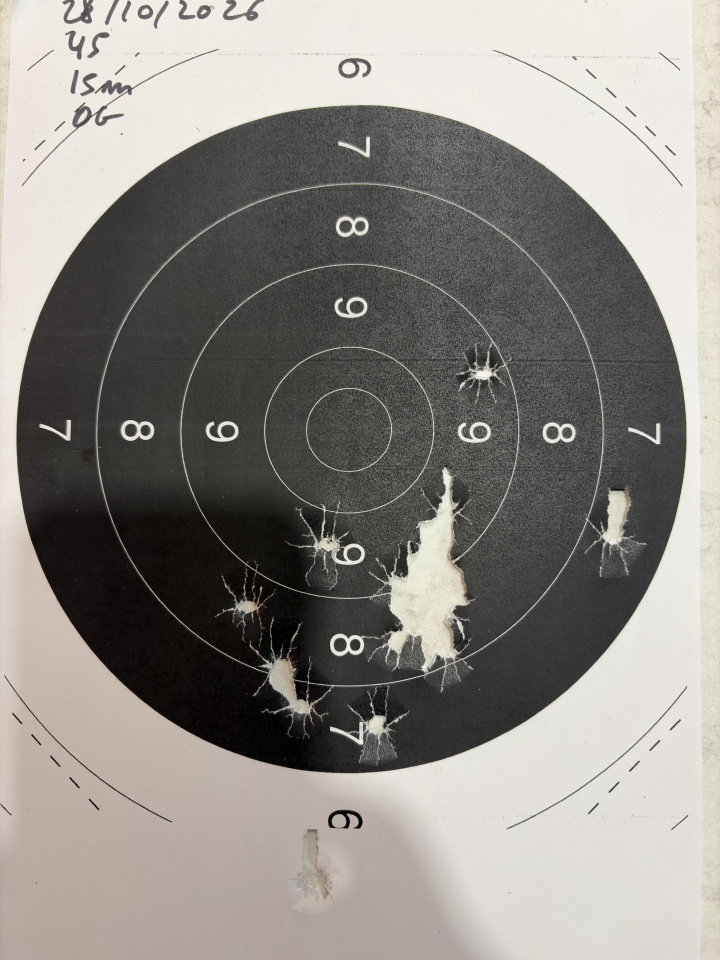
#> input picture samples/1.jpg, 1440 x 1920 px (shown at 1/2 size); its folder holds only this picture in this run
$ python -i detection.py   (imports and definitions only)
#> lines starting #> are read from the running program, lines starting #| are printed output that depends on the picture; after the words box and inside, x2 and y2 are one past the last pixel; in counts of white or black regions, pixels touching at a corner belong together
#> further down, picture is the input picture: shape (1920, 1440, 3); mean B, G, R 133.1, 138.2, 141.5
# Author: bd78
"""Bullet-hole detection on printed paper targets (OpenCV).

Two target styles are handled by one pipeline:

* Solid black disc (25 m precision pistol style): holes are torn paper that
  shows bright against the black. Inside the disc, "bright" pixels are holes.
* Ring targets (10 m air rifle / pistol cards): white centre, thin rings, wide
  black bands. Holes expose the backing board, which is grey or wood-coloured,
  i.e. neither paper-white nor ink-black, and often saturated in colour.

Pipeline
--------
1. Estimate the paper brightness globally (95th percentile) and locally (a
   grey-level closing that fills small dark objects but follows shadows), so
   uneven lighting does not matter much.
2. Ink mask = pixels far darker than paper. If the largest ink blob is a
   solid, circular disc, remember it (solid-disc style).
3. Candidate hole pixels:
   - mid-tone pixels: darker than the local paper but not ink (grey backing,
     holes on white paper), excluding the inside of a solid disc, where the
     print itself is grey under strong light;
   - saturated pixels (brown wood backing, anywhere);
   - inside a solid disc: pixels brighter than ~65 % of paper (torn paper).
4. Morphological opening removes the thin ring lines, digit strokes and the
   anti-aliased edges of the print; what remains are hole blobs.
5. Blobs much larger than a single hole are torn regions holding several
   shots; the shot count is estimated from the area (or distributed from the
   known number of shots fired) and the blob is split into that many centres
   with k-means.
6. Every circular black shape (the band of a ring target) is a *target*; when
   a photo shows several of them (a card of 10-25 diagrams) each impact is
   assigned to the nearest target and the impacts form one *group* per target.
"""
from __future__ import annotations

from dataclasses import dataclass, field

import cv2
import numpy as np


@dataclass
class Disc:
    cx: float
    cy: float
    r: float
    solid: bool = True  # True: filled black disc; False: outer ring of a ring target


@dataclass
class Impact:
    x: float          # pixel coordinates in the original image
    y: float
    count: int = 1    # shots represented by this point (always 1 after splitting)
    area: float = 0.0
    manual: bool = False
    blob_id: int = -1  # id of the torn blob the point was split from (-1: isolated)
    group: int = 0     # index into the group list (one group per target diagram)


@dataclass
class Group:
    """A set of shots measured together: one diagram of a card, or one series."""
    label: str
    cx: float | None = None  # centre and radius (px) of the printed target the
    cy: float | None = None  # group belongs to, when it was found in the photo
    r: float | None = None


@dataclass
class DetectionResult:
    disc: Disc | None
    impacts: list[Impact]
    blobs: list[np.ndarray] = field(default_factory=list)  # contours, for drawing
    single_hole_area: float = 0.0
    debug: dict = field(default_factory=dict)  # intermediate masks (work resolution)
    targets: list[Disc] = field(default_factory=list)  # every circular black shape, largest first
    groups: list[Group] = field(default_factory=list)  # impacts[i].group indexes this list


WORK_SIZE = 1920  # longest image side used for detection; parameters are tuned for it

# --- backing colour picked by the user -----------------------------------------
# A hole shows whatever is behind the paper (cardboard, wood, foam, a black board).
# The user clicks inside a few holes; each click samples a DISC of pixels, so the
# texture of the backing (wood grain, cardboard fibres, JPEG noise) is captured as a
# colour distribution, not a single pixel value. A pixel matches when its Mahalanobis
# distance to one of the samples is below the tolerance (in standard deviations).
# Minimum spread (std-dev, OpenCV 8-bit Lab units) added to every sample. Lightness gets
# much more than the colour axes: the light changes across a photo (shadow, lit side of a
# hole) while the hue of the backing does not; it also keeps the covariance invertible for
# a flat colour (vector drawing). Tuned on 9 labelled photos where the colour rules fail:
# (L, a, b) = (4, 4, 4) -> F1 0.33, (16, 5, 5) -> 0.39, (20-30, 5-6, 5-6) -> 0.40-0.41,
# (16, 8, 8) -> 0.31 (with "use only this colour").
BACKING_MIN_STD = (20.0, 5.0, 5.0)
BACKING_KEEP = 0.8        # share of the disc pixels kept (the rest is torn edge / print)
BACKING_PRINT_SHARE = 0.5  # a sample matching more of a solid print area than this is the print
BACKING_PRINT_MIN = 0.005  # smallest print area (share of the image) checked for that, any shape;
                           # 13 photos, 'only this colour': F1 0.52 (disc only), 0.51 (2 %), 0.55 (0.5 %)
BACKING_DEFAULT_TOL = 3.0


@dataclass
class BackingSample:
    """Colour distribution (CIE Lab, OpenCV 8-bit scale) of a disc sampled inside a hole."""
    mean: tuple[float, float, float]
    cov: tuple[tuple[float, float, float], ...]  # 3 x 3, regularised
    n: int = 0                                    # pixels used

    # [5 lines left out: function rgb_hex, not called in this run]

    def to_dict(self) -> dict:
        return {"mean": [round(v, 3) for v in self.mean],
                "cov": [[round(v, 4) for v in row] for row in self.cov], "n": self.n}

    # [11 lines left out: function from_dict, not called in this run]


def _work_scale(shape) -> float:
    return min(1.0, WORK_SIZE / max(shape[:2]))


# [91 lines left out: functions sample_backing, backing_match, backing_match_image, _drop_print_matches, not called in this run]


def _odd(v: float) -> int:
    v = int(round(v))
    return max(3, v | 1)


def ink_mask(gray: np.ndarray, ink_ratio: float = 0.45) -> np.ndarray:
    """Pixels far darker than the paper (printed black)."""
    blur = cv2.medianBlur(gray, 5)
    paper = float(np.percentile(blur, 95))
    _, ink = cv2.threshold(blur, int(ink_ratio * paper), 255, cv2.THRESH_BINARY_INV)
    return ink


def _circular_ink_shapes(gray: np.ndarray, ink_ratio: float, min_r: float) -> list[Disc]:
    """Every closed ink blob that is roughly a circle of radius >= min_r, largest first."""
    ink = ink_mask(gray, ink_ratio)
    f = max(gray.shape) / 1920.0
    k = cv2.getStructuringElement(cv2.MORPH_ELLIPSE, (_odd(15 * f), _odd(15 * f)))
    closed = cv2.morphologyEx(ink, cv2.MORPH_CLOSE, k)
    cnts, _ = cv2.findContours(closed, cv2.RETR_EXTERNAL, cv2.CHAIN_APPROX_SIMPLE)
    out: list[Disc] = []
    for c in cnts:
        (x, y), r = cv2.minEnclosingCircle(c)
        if r < min_r or cv2.contourArea(c) / (np.pi * r * r) < 0.7:
            continue
        circle = np.zeros_like(gray)
        cv2.circle(circle, (int(x), int(y)), int(r * 0.95), 255, -1)
        fill = cv2.countNonZero(cv2.bitwise_and(closed, circle)) / max(1, cv2.countNonZero(circle))
        out.append(Disc(float(x), float(y), float(r), solid=fill >= 0.75))
    out.sort(key=lambda d: -d.r)
    return out


def find_disc(gray: np.ndarray, ink_ratio: float = 0.45) -> Disc | None:
    """Largest circular black shape: a solid disc, or the outer band of a ring target."""
    shapes = _circular_ink_shapes(gray, ink_ratio, 0.05 * max(gray.shape))
    return shapes[0] if shapes else None


def find_targets(gray: np.ndarray, ink_ratio: float = 0.45, min_r_frac: float = 0.03) -> list[Disc]:
    """All target diagrams in the photo (circular black shapes), largest first.

    Keeps the shapes whose radius is at least min_r_frac of the longest image side
    and at least 60 % of the median radius, so the inner thin rings exposed by a
    torn band are not taken for extra targets; a circle whose centre lies inside
    a larger kept circle is dropped for the same reason. Reading order (rows, then
    left to right) is what `assign_groups` uses for the labels, not this order.
    """
    shapes = _circular_ink_shapes(gray, ink_ratio, min_r_frac * max(gray.shape))
    if not shapes:
        return []
    median_r = float(np.median([d.r for d in shapes]))
    kept: list[Disc] = []
    for d in shapes:  # largest first, so nesting is checked against bigger ones only
        if d.r < 0.6 * median_r:
            continue
        if any(np.hypot(d.cx - k.cx, d.cy - k.cy) < k.r for k in kept):
            continue
        kept.append(d)
    return kept


# [6 lines left out: function _reading_order, not called in this run]


def assign_groups(impacts: list[Impact], targets: list[Disc]) -> list[Group]:
    """Give every impact the index of the nearest target; return the group list.

    With fewer than two targets everything goes into a single group "G1". Each
    target makes one group (even when no shot hit it) so the user can see the
    empty diagrams; labels are G1, G2, ... in reading order.
    """
    if len(targets) < 2:
        g = Group("G1", targets[0].cx, targets[0].cy, targets[0].r) if targets else Group("G1")
        for imp in impacts:
            imp.group = 0
        return [g]
    ordered = _reading_order(targets)
    for imp in impacts:
        imp.group = int(min(range(len(ordered)),
                            key=lambda i: (ordered[i].cx - imp.x) ** 2 + (ordered[i].cy - imp.y) ** 2))
    return [Group(f"G{i + 1}", d.cx, d.cy, d.r) for i, d in enumerate(ordered)]


def _split_blob(contour: np.ndarray, n: int) -> list[tuple[float, float]]:
    """Split a torn region into n centres with k-means on its pixel coordinates."""
    x, y, w, h = cv2.boundingRect(contour)
    sub = np.zeros((h, w), np.uint8)
    cv2.drawContours(sub, [contour - [x, y]], -1, 255, -1)
    ys, xs = np.nonzero(sub)
    pts = np.column_stack([xs, ys]).astype(np.float32)
    n = max(1, min(n, len(pts)))
    if n == 1:
        m = cv2.moments(contour)
        if m["m00"] == 0:
            return [(float(x + w / 2), float(y + h / 2))]
        return [(m["m10"] / m["m00"], m["m01"] / m["m00"])]
    criteria = (cv2.TERM_CRITERIA_EPS + cv2.TERM_CRITERIA_MAX_ITER, 50, 0.5)
    _, _, centers = cv2.kmeans(pts, n, None, criteria, 5, cv2.KMEANS_PP_CENTERS)
    return [(float(cx) + x, float(cy) + y) for cx, cy in centers]


def detect_impacts(
    image_bgr: np.ndarray,
    paper_ratio: float = 0.84,
    sat_thresh: int = 95,
    open_kernel: int = 11,
    min_area: float = 150.0,
    shots_fired: int | None = None,
    hole_area_hint: float | None = None,
    ink_ratio: float = 0.45,
    backing: list[BackingSample] | None = None,
    backing_tol: float = BACKING_DEFAULT_TOL,
    backing_only: bool = False,
    hole_model=None,
    use_rules: bool = True,
) -> DetectionResult:
    """Detect bullet holes in a target photo.

    paper_ratio: a pixel darker than this fraction of the local paper
        brightness (and not ink) is hole backing. Lower it if shadows are
        detected as holes, raise it if light-grey holes are missed.
    sat_thresh: HSV saturation (0-255) above which a darker-than-paper pixel
        counts as coloured backing (wood, ~120-180). Paper, grey backing and
        warm-lit paper in shadow (up to ~90) stay below it.
    open_kernel: size (px) of the opening that removes ring lines and digits;
        must stay smaller than a single hole.
    shots_fired: if known, the shots not accounted for by single holes are
        distributed over the large (torn) blobs proportionally to their area.
    hole_area_hint: expected area (px^2, original image) of the bright/grey
        core of a single hole (the UI derives it from the scale and a hole
        diameter); defaults to the median of the smaller half of the blobs.
    backing: colour samples taken inside holes (sample_backing). Pixels within
        backing_tol standard deviations of a sample are hole pixels, added to
        the rules above, or replacing them when backing_only is true.
    hole_model: optional trained network (hole_model.HoleNet, or any callable
        (image_bgr, hole_radius_px) -> hits with x, y, score in original pixels).
        With use_rules=False only the network finds the holes; otherwise its hits
        are merged with the rule-based impacts (a rule impact closer than one hole
        radius to a network hit is the same hole and is dropped).
    """
#> called with paper_ratio = 0.84, sat_thresh = 95, open_kernel = 11, min_area = 150, ink_ratio = 0.45, backing_tol = 3, backing_only = False, use_rules = True
    original = image_bgr
    H, W = image_bgr.shape[:2]
    scale = 1.0
    if max(H, W) > WORK_SIZE:
        scale = WORK_SIZE / max(H, W)
        image_bgr = cv2.resize(image_bgr, (int(W * scale), int(H * scale)), interpolation=cv2.INTER_AREA)
    h, w = image_bgr.shape[:2]
    f = max(h, w) / 1920.0
    blur_bgr = cv2.medianBlur(image_bgr, 5)
    gray = cv2.cvtColor(blur_bgr, cv2.COLOR_BGR2GRAY)
    sat = cv2.cvtColor(blur_bgr, cv2.COLOR_BGR2HSV)[:, :, 1]
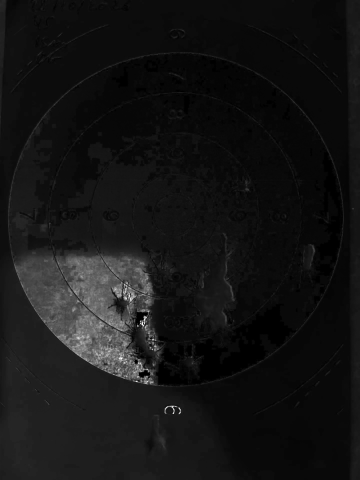
#> sat: shape (1920, 1440) (shown at 1/4 size); min 0, max 255, mean 20.5

    paper_global = float(np.percentile(gray, 95))
#> paper_global = 237
    # printed black is grey (low chroma); the dark brown of a wooden backing in
    # shadow is just as dark but strongly coloured (orange hue, 5-25 on the
    # OpenCV 0-180 scale), so it must stay a candidate. The hue test keeps the
    # purple/green chromatic fringes of print edges in the ink mask.
    hue = cv2.cvtColor(blur_bgr, cv2.COLOR_BGR2HSV)[:, :, 0]
    chroma = blur_bgr.max(axis=2).astype(np.int16) - blur_bgr.min(axis=2).astype(np.int16)
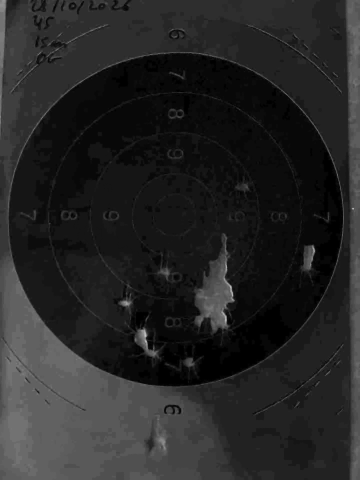
#> chroma: shape (1920, 1440) int16 (shown at 1/4 size); min 0, max 60, mean 8.9; drawn with min black and max white
    dark_wood = (sat > sat_thresh) & (chroma > 40) & ((hue <= 30) | (hue >= 170))
#> dark_wood: shape (1920, 1440) bool; every value is 0
    ink = (gray < ink_ratio * paper_global) & ~dark_wood
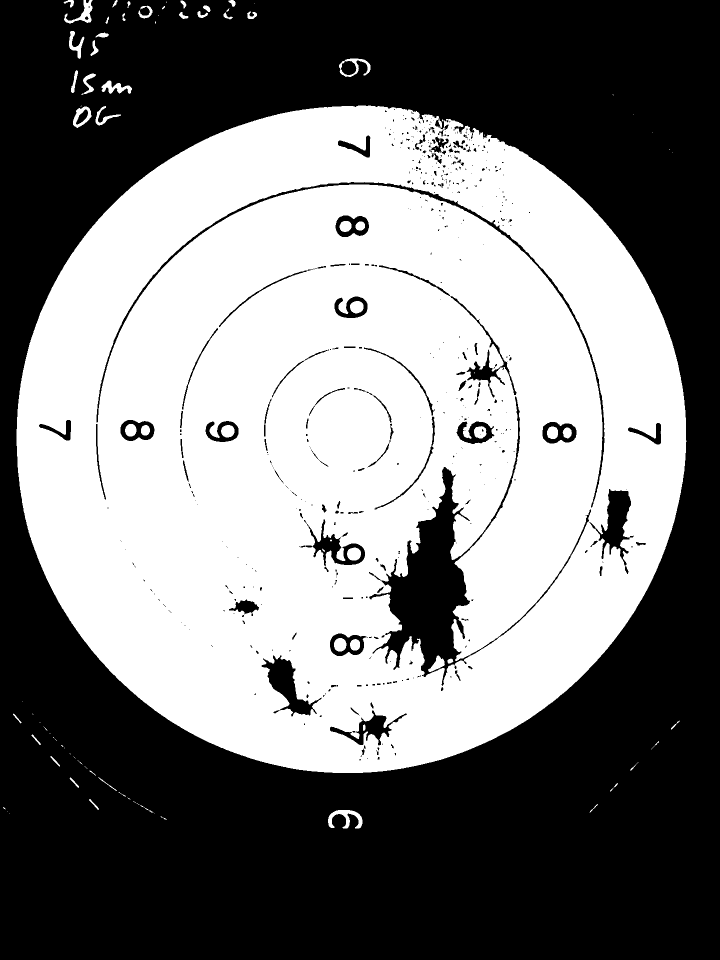
#> ink: shape (1920, 1440) bool (shown at 1/2 size); 47.7% white; 97 white regions (41 under 20 px), largest, box (x1, y1, x2, y2) and area: (33, 211, 1373, 1546) 1304526, (656, 1620, 725, 1657) 1119, (128, 0, 185, 47) 896
    targets = find_targets(gray, ink_ratio)
#> in _circular_ink_shapes, `cnts, _ = cv2.findContours(closed, cv2.RETR_EXTERNAL, cv2.CHAIN_APPROX..`: cnts = 37 contours, 9 with area under 20; largest, box (x1, y1, x2, y2) and area: (33, 211, 1373, 1546) 1399134, (146, 212, 240, 255) 1670, (678, 117, 741, 154) 1342, (656, 1620, 725, 1657) 1056, (128, 0, 185, 47) 894
#> the loop in _circular_ink_shapes, `for c in cnts:` made 37 passes
#> (x, y, r) on passes 1, 2, 3, 4, 5, 7, 8, 9: (1182, 1621, 0.0001), (690, 1642.5, 34.3), (187, 1608.5, 12.42), (1222, 1580, 0.0001), (1231.5, 1570, 2.5), (148, 1565, 11.4), (1263.5, 1537, 2.5), (110, 1522, 11.4)
#> after the loop in _circular_ink_shapes, `for c in cnts:`:
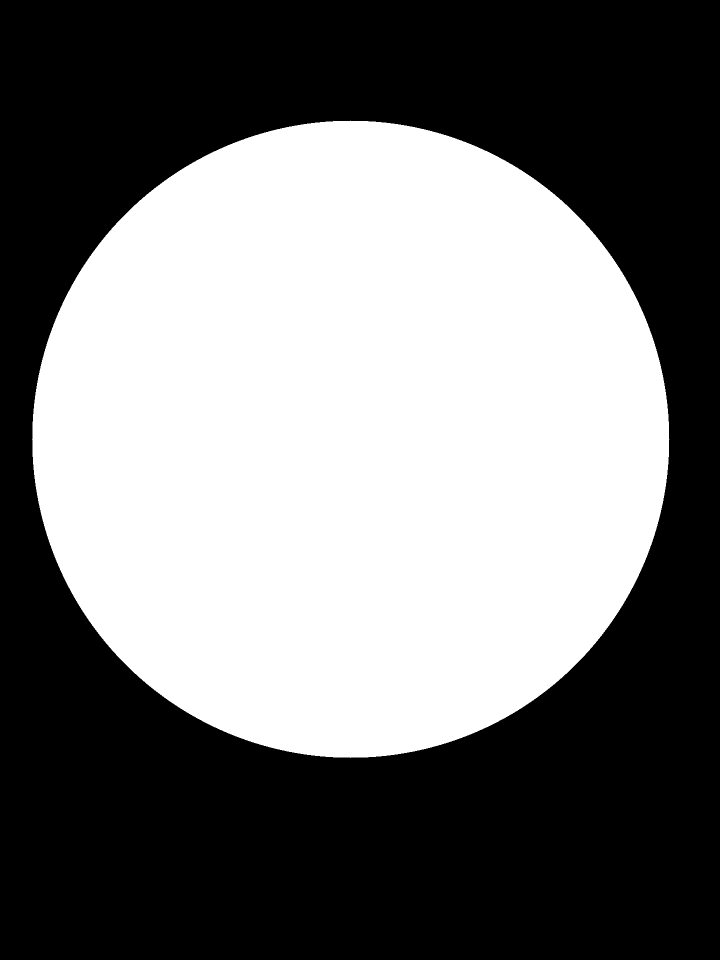
#> circle: shape (1920, 1440) (shown at 1/2 size); 46.1% white; 1 white region, box (x1, y1, x2, y2) and area: (64, 241, 1339, 1516) 1274717
#> after the loop in _circular_ink_shapes, `for c in cnts:`: out = 1 item
#> in find_targets, `median_r = float(np.median([d.r for d in shapes]))`: median_r = 671
#> the loop in find_targets, `for d in shapes:` made 1 pass
#> after the loop in find_targets, `for d in shapes:`: kept = 1 item
#> targets = 1 item
    disc = find_disc(gray, ink_ratio)
#> the loop in _circular_ink_shapes (call 2), `for c in cnts:` made 37 passes

    # local paper level: a grey-level closing fills every dark object smaller
    # than the kernel (holes, bands, print) with the surrounding paper value,
    # but leaves large-scale illumination steps (hard shadows) untouched
    kd = _odd(101 * f)
    local = cv2.morphologyEx(gray, cv2.MORPH_CLOSE,
                             cv2.getStructuringElement(cv2.MORPH_ELLIPSE, (kd, kd)))
    local = cv2.GaussianBlur(local, (5, 5), 0).astype(np.float32)
    local = np.maximum(local, 1.0)
    rel = gray.astype(np.float32) / local
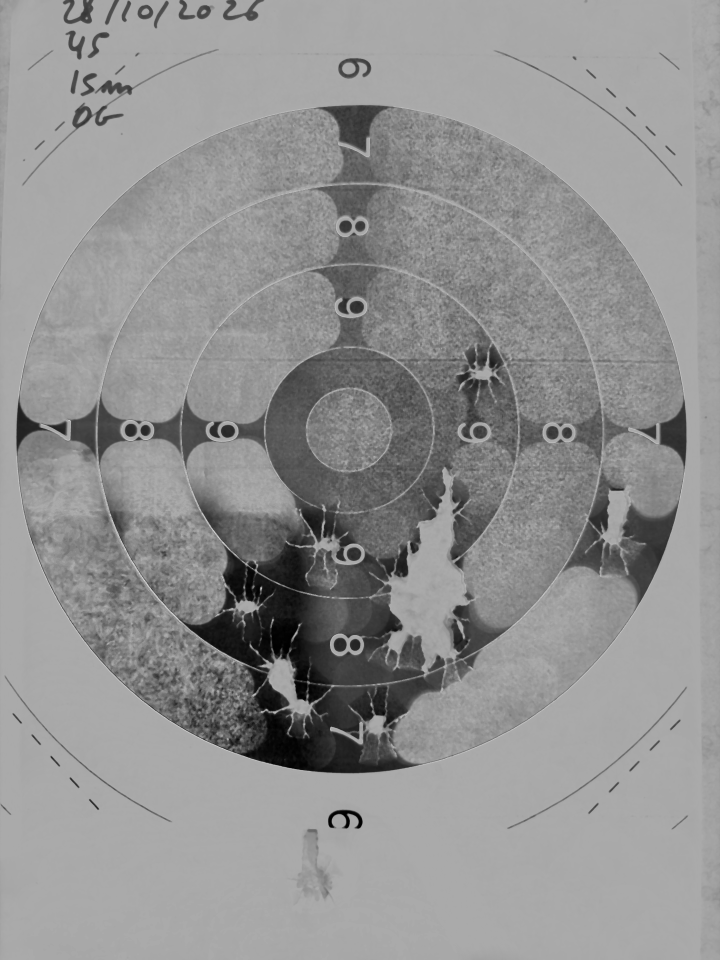
#> rel: shape (1920, 1440) float32 (shown at 1/2 size); min 0, max 1.5, mean 0.859; drawn with min black and max white

    midtone = (rel < paper_ratio) & ~ink
#> midtone: shape (1920, 1440) bool; 1.1% white; 1457 white regions (1274 under 20 px), largest, box (x1, y1, x2, y2) and area: (45, 98, 437, 371) 2352, (990, 101, 1365, 372) 1499, (1015, 1374, 1374, 1658) 1464
    # coloured backing (wood) is saturated AND darker than the paper overall;
    # the second condition rejects warm-lit paper. Large torn regions are not
    # filled by the closing, so this rule must not depend on the local level.
    coloured = (sat > sat_thresh) & (gray < 0.9 * paper_global) & ~ink
    cand = midtone | coloured

    inside = None
    if disc is not None and disc.solid:
        inside = np.zeros_like(gray)
        cv2.circle(inside, (int(disc.cx), int(disc.cy)), int(disc.r * 0.96), 255, -1)
#> inside: shape (1920, 1440); 47.1% white; 1 white region, box (x1, y1, x2, y2) and area: (57, 234, 1346, 1523) 1302837
#> (the rest of the program and of its run is left out)
